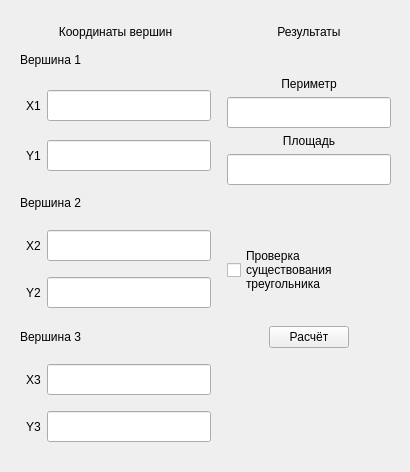
<?xml version="1.0" encoding="UTF-8"?>
<ui version="4.0">
 <class>Widget</class>
 <widget class="QWidget" name="Widget">
  <property name="geometry">
   <rect>
    <x>0</x>
    <y>0</y>
    <width>410</width>
    <height>472</height>
   </rect>
  </property>
  <property name="windowTitle">
   <string>Widget</string>
  </property>
  <widget class="QWidget" name="gridLayoutWidget">
   <property name="geometry">
    <rect>
     <x>20</x>
     <y>20</y>
     <width>371</width>
     <height>434</height>
    </rect>
   </property>
   <layout class="QGridLayout" name="gridLayout">
    <item row="5" column="0">
     <widget class="QLabel" name="point3Label">
      <property name="text">
       <string>Вершина 3</string>
      </property>
     </widget>
    </item>
    <item row="5" column="2">
     <layout class="QHBoxLayout" name="horizontalLayout">
      <item>
       <spacer name="summbitBtnLSpacer">
        <property name="orientation">
         <enum>Qt::Horizontal</enum>
        </property>
        <property name="sizeHint" stdset="0">
         <size>
          <width>40</width>
          <height>20</height>
         </size>
        </property>
       </spacer>
      </item>
      <item>
       <widget class="QPushButton" name="summbitBtn">
        <property name="text">
         <string>Расчёт</string>
        </property>
       </widget>
      </item>
      <item>
       <spacer name="summbitBtnRSpacer">
        <property name="orientation">
         <enum>Qt::Horizontal</enum>
        </property>
        <property name="sizeHint" stdset="0">
         <size>
          <width>40</width>
          <height>20</height>
         </size>
        </property>
       </spacer>
      </item>
     </layout>
    </item>
    <item row="0" column="2">
     <widget class="QLabel" name="resultLabel">
      <property name="text">
       <string>Результаты</string>
      </property>
      <property name="alignment">
       <set>Qt::AlignCenter</set>
      </property>
     </widget>
    </item>
    <item row="2" column="0">
     <layout class="QGridLayout" name="gridLayout_2" rowstretch="0,0">
      <property name="sizeConstraint">
       <enum>QLayout::SetDefaultConstraint</enum>
      </property>
      <property name="leftMargin">
       <number>6</number>
      </property>
      <item row="0" column="0">
       <widget class="QLabel" name="x1Label">
        <property name="text">
         <string>X1</string>
        </property>
        <property name="alignment">
         <set>Qt::AlignCenter</set>
        </property>
       </widget>
      </item>
      <item row="0" column="1">
       <widget class="QLineEdit" name="x1InputLine">
        <property name="font">
         <font>
          <pointsize>14</pointsize>
         </font>
        </property>
       </widget>
      </item>
      <item row="1" column="1">
       <widget class="QLineEdit" name="y1InputLine">
        <property name="font">
         <font>
          <pointsize>14</pointsize>
         </font>
        </property>
       </widget>
      </item>
      <item row="1" column="0">
       <widget class="QLabel" name="y1Label">
        <property name="text">
         <string>Y1</string>
        </property>
        <property name="alignment">
         <set>Qt::AlignCenter</set>
        </property>
       </widget>
      </item>
     </layout>
    </item>
    <item row="0" column="0">
     <widget class="QLabel" name="pointsCoordinatesLabel">
      <property name="text">
       <string>Координаты вершин</string>
      </property>
      <property name="alignment">
       <set>Qt::AlignCenter</set>
      </property>
     </widget>
    </item>
    <item row="1" column="0">
     <widget class="QLabel" name="point1Label">
      <property name="text">
       <string>Вершина 1</string>
      </property>
     </widget>
    </item>
    <item row="4" column="2">
     <widget class="QCheckBox" name="checkTriangleExistsBox">
      <property name="text">
       <string>Проверка
существования
треугольника</string>
      </property>
     </widget>
    </item>
    <item row="3" column="0">
     <widget class="QLabel" name="point2Label">
      <property name="text">
       <string>Вершина 2</string>
      </property>
     </widget>
    </item>
    <item row="6" column="0">
     <layout class="QGridLayout" name="gridLayout_5" rowstretch="0,0">
      <property name="sizeConstraint">
       <enum>QLayout::SetDefaultConstraint</enum>
      </property>
      <property name="leftMargin">
       <number>6</number>
      </property>
      <item row="0" column="0">
       <widget class="QLabel" name="x3Label">
        <property name="text">
         <string>X3</string>
        </property>
        <property name="alignment">
         <set>Qt::AlignCenter</set>
        </property>
       </widget>
      </item>
      <item row="0" column="1">
       <widget class="QLineEdit" name="x3InputLine">
        <property name="font">
         <font>
          <pointsize>14</pointsize>
         </font>
        </property>
       </widget>
      </item>
      <item row="1" column="1">
       <widget class="QLineEdit" name="y3InputLine">
        <property name="font">
         <font>
          <pointsize>14</pointsize>
         </font>
        </property>
       </widget>
      </item>
      <item row="1" column="0">
       <widget class="QLabel" name="y3Label">
        <property name="text">
         <string>Y3</string>
        </property>
        <property name="alignment">
         <set>Qt::AlignCenter</set>
        </property>
       </widget>
      </item>
     </layout>
    </item>
    <item row="2" column="2">
     <layout class="QGridLayout" name="gridLayout_6">
      <item row="4" column="0">
       <widget class="QLineEdit" name="perimeterOutputLine">
        <property name="font">
         <font>
          <pointsize>14</pointsize>
         </font>
        </property>
        <property name="readOnly">
         <bool>true</bool>
        </property>
       </widget>
      </item>
      <item row="6" column="0">
       <widget class="QLabel" name="squareLabel">
        <property name="text">
         <string>Площадь</string>
        </property>
        <property name="alignment">
         <set>Qt::AlignCenter</set>
        </property>
       </widget>
      </item>
      <item row="2" column="0">
       <widget class="QLabel" name="perimeterLabel">
        <property name="text">
         <string>Периметр</string>
        </property>
        <property name="alignment">
         <set>Qt::AlignCenter</set>
        </property>
       </widget>
      </item>
      <item row="7" column="0">
       <widget class="QLineEdit" name="squareOutputLine">
        <property name="font">
         <font>
          <pointsize>14</pointsize>
         </font>
        </property>
        <property name="readOnly">
         <bool>true</bool>
        </property>
       </widget>
      </item>
     </layout>
    </item>
    <item row="4" column="0">
     <layout class="QGridLayout" name="gridLayout_4" rowstretch="0,0">
      <property name="sizeConstraint">
       <enum>QLayout::SetDefaultConstraint</enum>
      </property>
      <property name="leftMargin">
       <number>6</number>
      </property>
      <item row="0" column="0">
       <widget class="QLabel" name="x2Label">
        <property name="text">
         <string>X2</string>
        </property>
        <property name="alignment">
         <set>Qt::AlignCenter</set>
        </property>
       </widget>
      </item>
      <item row="0" column="1">
       <widget class="QLineEdit" name="x2InputLine">
        <property name="font">
         <font>
          <pointsize>14</pointsize>
         </font>
        </property>
       </widget>
      </item>
      <item row="1" column="1">
       <widget class="QLineEdit" name="y2InputLine">
        <property name="font">
         <font>
          <pointsize>14</pointsize>
         </font>
        </property>
       </widget>
      </item>
      <item row="1" column="0">
       <widget class="QLabel" name="y2Label">
        <property name="text">
         <string>Y2</string>
        </property>
        <property name="alignment">
         <set>Qt::AlignCenter</set>
        </property>
       </widget>
      </item>
     </layout>
    </item>
    <item row="2" column="1">
     <spacer name="verticalSpacer_1">
      <property name="orientation">
       <enum>Qt::Vertical</enum>
      </property>
      <property name="sizeType">
       <enum>QSizePolicy::Fixed</enum>
      </property>
      <property name="sizeHint" stdset="0">
       <size>
        <width>10</width>
        <height>100</height>
       </size>
      </property>
     </spacer>
    </item>
    <item row="4" column="1">
     <spacer name="verticalSpacer_2">
      <property name="orientation">
       <enum>Qt::Vertical</enum>
      </property>
      <property name="sizeType">
       <enum>QSizePolicy::Fixed</enum>
      </property>
      <property name="sizeHint" stdset="0">
       <size>
        <width>10</width>
        <height>100</height>
       </size>
      </property>
     </spacer>
    </item>
    <item row="6" column="1">
     <spacer name="verticalSpacer_3">
      <property name="orientation">
       <enum>Qt::Vertical</enum>
      </property>
      <property name="sizeType">
       <enum>QSizePolicy::Fixed</enum>
      </property>
      <property name="sizeHint" stdset="0">
       <size>
        <width>10</width>
        <height>100</height>
       </size>
      </property>
     </spacer>
    </item>
   </layout>
  </widget>
 </widget>
 <tabstops>
  <tabstop>x1InputLine</tabstop>
  <tabstop>y1InputLine</tabstop>
  <tabstop>x2InputLine</tabstop>
  <tabstop>y2InputLine</tabstop>
  <tabstop>x3InputLine</tabstop>
  <tabstop>y3InputLine</tabstop>
  <tabstop>checkTriangleExistsBox</tabstop>
  <tabstop>summbitBtn</tabstop>
  <tabstop>perimeterOutputLine</tabstop>
  <tabstop>squareOutputLine</tabstop>
  <tabstop>lineEdit_9</tabstop>
  <tabstop>lineEdit_10</tabstop>
 </tabstops>
 <resources/>
 <connections/>
</ui>
